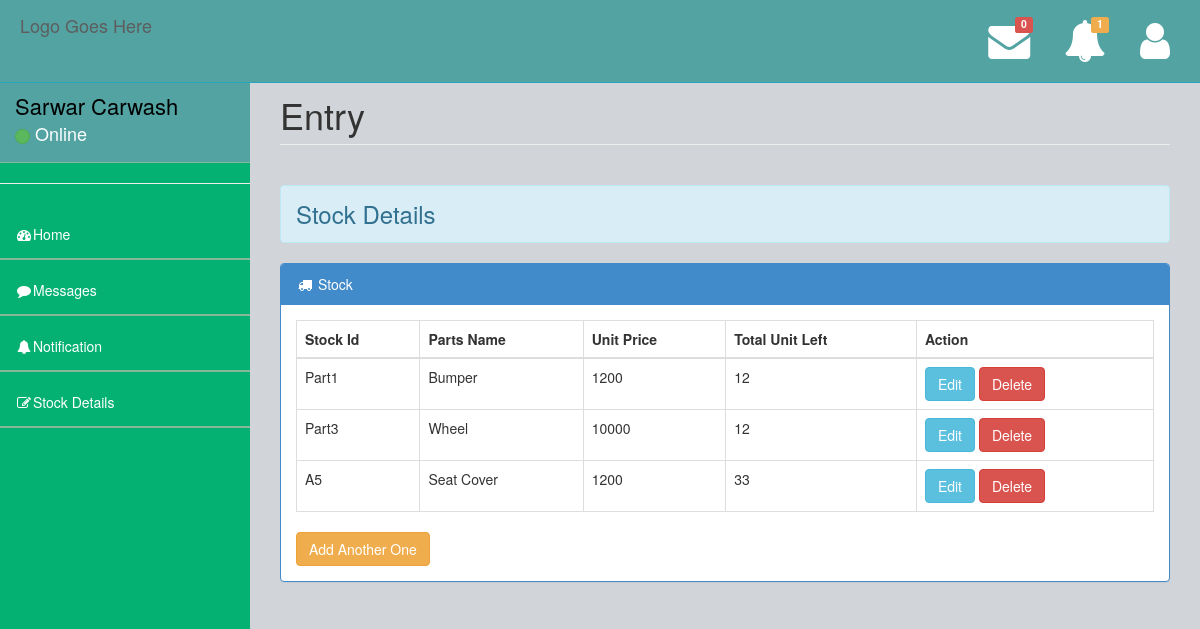
The app's page /shopOwner/entry.php (signed in) with its own data.
### tables this page shows
CREATE TABLE `shopowner` (
  `ShopName` varchar(35) NOT NULL,
  `Email` varchar(35) NOT NULL,
  `Contact` varchar(18) NOT NULL,
  `Password` varchar(15) NOT NULL,
  `Latitude` decimal(65,9) NOT NULL,
  `Longitude` decimal(65,9) NOT NULL,
  `Address` varchar(100) NOT NULL,
  `ShopTradeLicence` varchar(20) NOT NULL,
  `flag` int(1) NOT NULL,
  `Status` varchar(10) NOT NULL
);

CREATE TABLE `shopstockrelation` (
  `ShopEmail` varchar(35) NOT NULL,
  `StockId` varchar(10) NOT NULL
);

CREATE TABLE `stock` (
  `StockId` varchar(10) NOT NULL,
  `PartsName` varchar(30) NOT NULL,
  `PricePerUnit` varchar(15) NOT NULL,
  `TotalUnit` int(15) NOT NULL
);

### shopOwner/shopOwnerPHP/selectFromDatabase.php (called while the page is built)
<?php
function getJSONFromDB($sql){
	include("Mysqldb.php");
	$result = mysqli_query($conn, $sql)or die(mysqli_error($conn));
	$arr=array();
	while($row = mysqli_fetch_assoc($result)) {
		$arr[]=$row;
	}
	return json_encode($arr);
}
?>

### shopOwner/entry.php (the view, shortened to what this page needs)
<?php include("TemplateFile/header.php"); ?>
<?php
    $jsonShopOwnerString = getJSONFromDB("select * from stock JOIN shopstockrelation ON stock.StockId=shopstockrelation.StockId WHERE shopstockrelation.ShopEmail='".$_SESSION["shopOwnerEmail"]."'");
    $stockDetailData = json_decode($jsonShopOwnerString);
?>
        <div id="page-wrapper">
            <div class="row">
                <div class="col-lg-12">
                    <h1 class="page-header">Entry</h1>
                </div>
                 <div class="col-lg-12">
                    <h3 class="alert alert-info">Stock Details</h3>
                    <div class="panel panel-primary">
                        <div class="panel-heading">
                            <i class="fa fa-truck fa-fw"></i> Stock
                        </div>
                        <div class="panel-body">
                            <div class="row">
                                <div class="col-lg-12">
                                    <div class="table-responsive">
                                         <table class="table table-bordered" id="stockTable">
                                            <thead>
                                              <tr>
                                                <th>Stock Id</th>
                                                <th>Parts Name</th>
                                                <th>Unit Price</th>
                                                <th>Total Unit Left</th>
                                                <th>Action</th>
                                              </tr>
                                            </thead>
                                            <tbody>
                                            <?php
                                                for($i=0;$i<sizeof($stockDetailData);$i++){
                                               ?>
                                              <tr>
                                                <td id="stockid<?php echo $i ?>"><?php echo $stockDetailData[$i]->StockId; ?></td>
                                                <td><?php echo $stockDetailData[$i]->PartsName; ?></td>
                                                <td><?php echo $stockDetailData[$i]->PricePerUnit; ?></td>
                                                <td><?php echo $stockDetailData[$i]->TotalUnit; ?></td>
                                                <td><button class="btn btn-info" data-toggle="modal" data-target="#myModal<?php echo $i; ?>">Edit</button>
                                                    <button class="btn btn-danger" onclick="deletefunction(this,'stockid<?php echo $i;?>') ">Delete</button>
                                                </td>
                                              </tr>
                                              <?php
                                                    }
                                              ?>
                                            </tbody>
                                          </table>
                                    </div>
                                </div>
                            </div>
                            <button class="btn btn-warning" data-toggle="modal" data-target="#myModal2">Add Another One</button>
                        </div>
                    </div>
                </div>
            </div>
        </div>
<?php include 'TemplateFile/footer.php'; ?>

### shopOwner/TemplateFile/header.php (shortened to what this page needs)
<?php session_start();
include("shopOwnerPHP/selectFromDatabase.php");
$jsonShopOwnerString = getJSONFromDB("SELECT * FROM shopowner WHERE Email='".$_SESSION["shopOwnerEmail"]."'");
$jsonShopOwnerData = json_decode($jsonShopOwnerString);
?>
<!DOCTYPE html>
<html>
<head>
    <link href="../assets/plugins/bootstrap/bootstrap.css" rel="stylesheet" />
    <link rel="stylesheet" href="https://cdnjs.cloudflare.com/ajax/libs/font-awesome/4.7.0/css/font-awesome.min.css">
    <link href="../assets/css/jquery.datepick.css" rel="stylesheet" />
    <link href="../assets/css/style.css" rel="stylesheet" />
    <link href="../assets/css/main-style.css" rel="stylesheet" />
   </head>
<body>
    <div id="wrapper">
        <nav class="navbar navbar-default navbar-fixed-top" role="navigation" id="navbar">
            <div class="navbar-header">
                <a class="navbar-brand logo-color" href="index.html">
                    Logo Goes Here
                </a>
            </div>
            <?php include("TemplateFile/messageTemplate.php"); ?>
        </nav>
        <nav class="navbar-default navbar-static-side" role="navigation">
            <div class="sidebar-collapse">
                <ul class="nav" id="side-menu">
                    <li>
                        <div class="user-section">
                            <div class="user-info">
                                <div><?php echo $jsonShopOwnerData[0]->ShopName; ?></strong></div>
                                <div class="user-text-online">
                                    <span class="user-circle-online btn btn-success btn-circle "></span>&nbsp;Online
                                </div>
                            </div>
                        </div>
                    </li>
                    <hr>
                    <li class="<?php if($currentPage =='home'){echo 'selected';}?>">
                        <a href="index.php"><i class="fa fa-dashboard fa-fw"></i>Home</a>
                    </li>
                    <li class="<?php if($currentPage =='message'){echo 'selected';}?>">
                        <a href="message.php"><i class="fa fa-comment fa-fw"></i>Messages</a>
                    </li>
                    <li class="<?php if($currentPage =='notification'){echo 'selected';}?>">
                        <a href="notification.php"><i class="fa fa-bell fa-fw"></i>Notification</a>
                    </li>
                    <li class="<?php if($currentPage =='entry'){echo 'selected';}?>">
                        <a href="entry.php"><i class="fa fa-edit fa-fw"></i>Stock Details</a>
                    </li>
                </ul>
            </div>
        </nav>

### assets/css/style.css (style rules this page uses)
body { background-color: #f8f8f8; }
#wrapper { width: 100%; margin-top: 55px!important; background-color:#04B173; height: 1000px; }
#page-wrapper { padding: 0 15px; min-height: 568px; background-color:rgb(209, 212, 216); }
.navbar-static-side ul li { border-bottom:1px solid #84B899 !important; }
.logo-color { color: #fff; }
@media (min-width:768px) { .navbar-static-side { z-index: 1; position: absolute; width: 250px; } }
.btn-circle { width: 30px; height: 30px; padding: 6px 0; border-radius: 15px; text-align: center; font-size: 12px; line-height: 1.428571429; }

### assets/css/main-style.css (style rules this page uses)
.user-info { display: block; color:#000!important; display: inline-block; padding: 15px; margin-bottom: 0px }
.user-text-online { font-size:18px; color:#fff }
.user-circle-online { width: 15px!important; height: 15px!important; }
.nav > li > a { padding: 20px 15px; }
#side-menu { background-color:#04B173; }
#side-menu a { color:#fff; border-bottom: 1px solid #84B899 !important; height: 55px; }
#navbar { background-color:rgb(83, 163, 163); }
.navbar-brand { padding-left:20px; }
.navbar-default { border-color: #27A6BE; }
@media (min-width:768px) { #page-wrapper { position: inherit; margin: 0 0 0 250px; padding: 0 30px; min-height: 1000px; } }

### records on screen
shopowner: ShopName "Sarwar Carwash"
shopstockrelation: StockId "Part1", StockId.PartsName "Bumper", StockId.PricePerUnit "1200", StockId.TotalUnit "12"
shopstockrelation: StockId "Part3", StockId.PartsName "Wheel", StockId.PricePerUnit "10000", StockId.TotalUnit "12"
shopstockrelation: StockId "A5", StockId.PartsName "Seat Cover", StockId.PricePerUnit "1200", StockId.TotalUnit "33"

### other values on screen
count($countMessageData) "0"
count($countNotificationData) "1"
